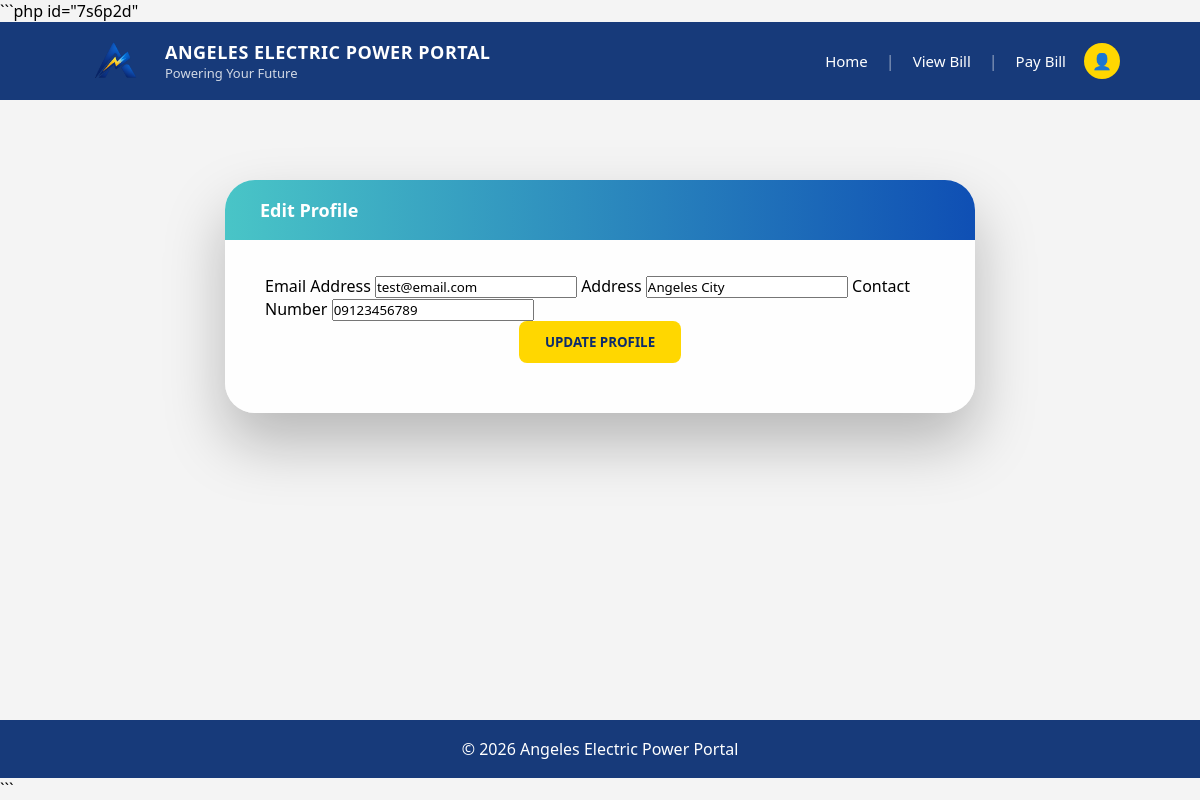
The page /edit_profile.php (signed in) on the database its author committed.
### tables this page shows
CREATE TABLE `users` (
  `id` int(11) NOT NULL,
  `account_number` varchar(20) DEFAULT NULL,
  `name` varchar(100) NOT NULL,
  `email` varchar(100) NOT NULL,
  `password` varchar(255) NOT NULL,
  `dob` date DEFAULT NULL,
  `address` varchar(255) DEFAULT NULL,
  `contact_no` varchar(20) DEFAULT NULL,
  `created_at` timestamp NOT NULL DEFAULT current_timestamp()
);

### edit_profile.php (the view, shortened to what this page needs)
<?php
include 'config/database.php';
$user_id = $_SESSION['user_id'];
$user = $conn->query("
    SELECT * FROM users
    WHERE id = $user_id
")->fetch_assoc();
?>
<!DOCTYPE html>
<html>
<head>
    <link rel="stylesheet" href="assets/style.css">
</head>
<body>
<?php include 'includes/header.php'; ?>
<div class="glass-wrapper">
    <div class="glass-card">
        <div class="glass-top">
            Edit Profile
        </div>
        <div class="glass-content">
            <form method="POST">
                <label>Email Address</label>
                <input type="email"
                       name="email"
                       value="<?php echo $user['email']; ?>"
                       required>
                <label>Address</label>
                <input type="text"
                       name="address"
                       value="<?php echo $user['address']; ?>"
                       required>
                <label>Contact Number</label>
                <input type="text"
                       name="contact_no"
                       value="<?php echo $user['contact_no']; ?>"
                       required>
                <div class="center-btn">
                    <button type="submit"
                            name="update_profile"
                            class="btn-confirm">
                        UPDATE PROFILE
                    </button>
                </div>
            </form>
        </div>
    </div>
</div>
<?php include 'includes/footer.php'; ?>
</body>
</html>

### assets/style.css (style rules this page uses)
* { margin:0; padding:0; box-sizing:border-box; font-family:'Segoe UI', sans-serif; }
html { height:100%; }
body { min-height:100vh; display:flex; flex-direction:column; background:#f4f4f4; }
.glass-wrapper { display:flex; justify-content:center; padding:80px 20px; }
.glass-card { width:750px; background:rgba(255,255,255,0.92); border-radius:30px; box-shadow:0 30px 60px rgba(0,0,0,0.25); overflow:hidden; }
.glass-top { background:linear-gradient(to right,#49c5c7,#0f4fb4); padding:18px 35px; color:white; font-weight:600; font-size:18px; }
.glass-content { padding:35px 40px 50px 40px; }
.confirm-center, .center-btn { text-align:center; }
.btn-confirm { display:inline-block; background:#ffd700; color:#0d2c6c; padding:12px 26px; border:none; border-radius:8px; font-weight:700; text-decoration:none; cursor:pointer; transition:0.25s; }

### rows shown on the page
users: email "test@email.com", address "Angeles City", contact_no "09123456789"
